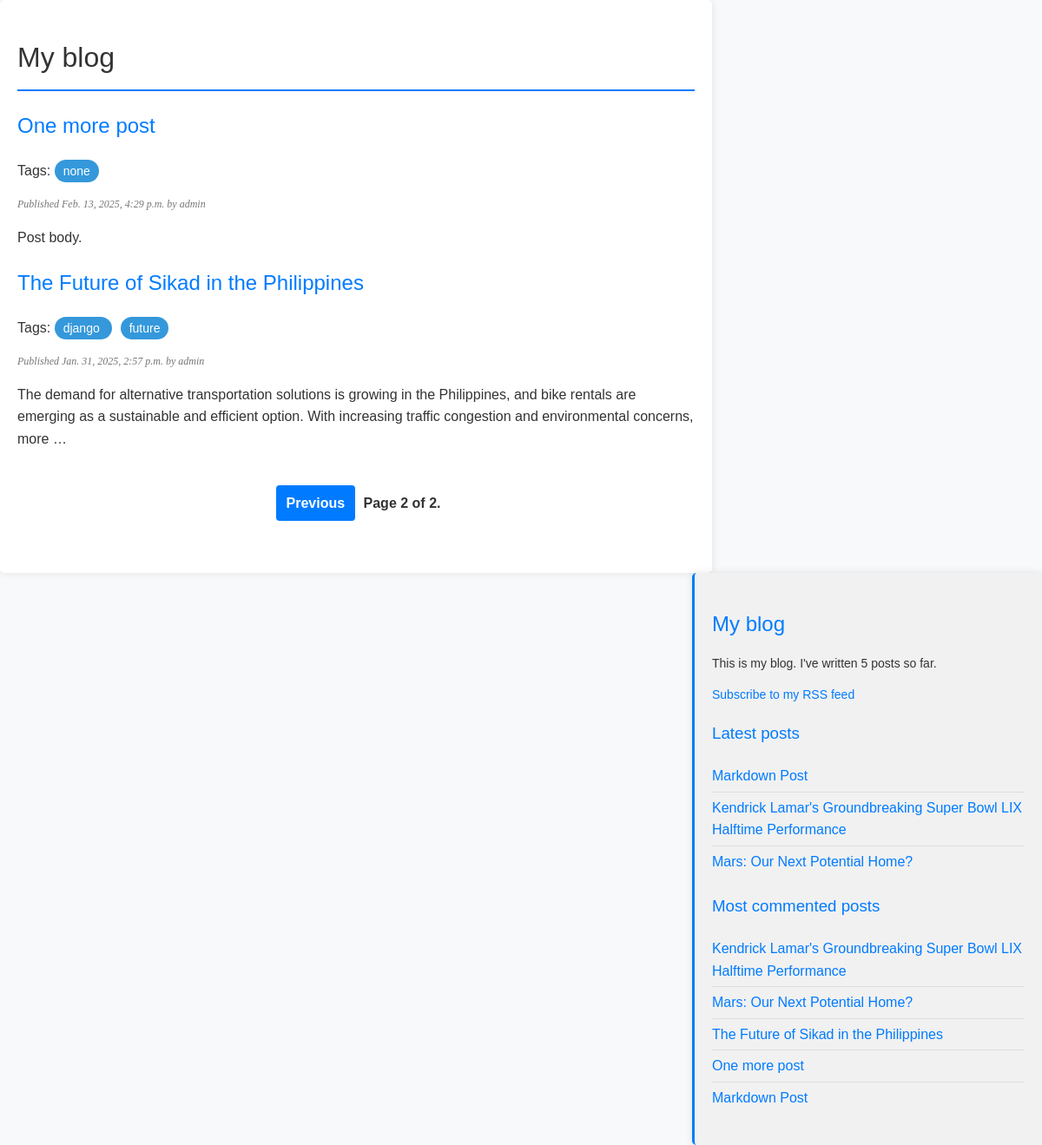
The page /blogapp/?page=2 on the database its author committed.
### blogapp/models.py (models this page shows, shortened)
class Post(models.Model):
    STATUS_CHOICES = (
        ('draft', 'Draft'),
        ('published', 'Published'),
    )
    title = models.CharField(max_length=250)
    slug = models.SlugField(max_length=250, unique_for_date='publish')
    author = models.ForeignKey(User, on_delete=models.CASCADE, related_name='blog_posts')
    body = models.TextField()
    publish = models.DateTimeField(default=timezone.now)
    created = models.DateTimeField(auto_now_add=True)
    updated = models.DateTimeField(auto_now=True)
    status = models.CharField(max_length=10, choices=STATUS_CHOICES, default='draft')
    objects = models.Manager()
    published = PublishedManager()
    tags = TaggableManager()
    class Meta:
        ordering = ('-publish',)
    def get_absolute_url(self):
        return reverse('blogapp:post_detail',
        args=[self.publish.year, self.publish.month, self.publish.day, self.slug])

### blogapp/views.py (the view)
# urls.py: path('', views.post_list, name='post_list'),
def post_list(request, tag_slug=None):
    object_list = Post.published.all()
    tag = None
    if tag_slug:
        tag = get_object_or_404(Tag, slug=tag_slug)
        object_list = object_list.filter(tags__in=[tag])
    paginator = Paginator(object_list, 3)
    page = request.GET.get('page')
    try:
        posts = paginator.page(page)
    except PageNotAnInteger:
        posts = paginator.page(1)
    except EmptyPage:
        posts = paginator.page(paginator.num_pages)
    return render(request, 'blogapp/post/list.html', {'page': page, 'posts': posts, 'tag': tag})

### blogapp/models.py (called while the page is built)
    def get_queryset(self):
        return super().get_queryset().filter(status='published')

### blogapp/templatetags/blog_tags.py (called while the page is built)
@register.simple_tag
def total_posts():
  return Post.published.count()

@register.simple_tag
def get_most_commented_posts(count=5):
  return Post.published.annotate(
    total_comments=Count('comments')
  ).order_by('-total_comments')[:count]

@register.inclusion_tag('blogapp/post/latest_posts.html')
def show_latest_posts(count=5):
  latest_posts = Post.published.order_by('-publish')[:count]
  return {'latest_posts': latest_posts}

@register.filter(name='markdown')
def markdown_format(text):
  return mark_safe(markdown.markdown(text))

### blogapp/templates/blogapp/post/list.html (shortened to what this page needs)
{% extends "blogapp/base.html" %}
{% load blog_tags %}
{% block content %}
    <h1>My blog</h1>
    {% for post in posts %}
        <h2>
            <a href="{{ post.get_absolute_url }}">
                {{ post.title }}
            </a>
        </h2>
        <p class="tags">
            Tags:
            {% for tag in post.tags.all %}
                <a href="{% url 'blogapp:post_list_by_tag' tag.slug %}">
                    {{ tag.name }}
                </a>
            {% endfor %}
        </p>
        <p class="date">
            Published {{ post.publish }} by {{ post.author }}
        </p>
        {{ post.body|markdown|truncatewords_html:30 }}
    {% endfor %}
    {% include "pagination.html" with page=posts %}
{% endblock %}

### blogapp/templates/blogapp/base.html (shortened to what this page needs)
{%load blog_tags %}
{%load static %}
<!DOCTYPE html>
<html>
<head>
    <link href="{% static 'css/blogapp.css' %}" rel="stylesheet">
</head>
<body>
    <div id="content">
        {% block content %}
        {% endblock %}
    </div>
    <div id="sidebar">
        <h2>My blog</h2>
        <p>This is my blog. I've written {% total_posts %} posts so far.</p>
        <p><a href="{% url 'blogapp:post_feed' %}">Subscribe to my RSS feed</a></p>
        <h3>Latest posts</h3>
        {% show_latest_posts 3%}
        <h3>Most commented posts</h3>
        {% get_most_commented_posts as most_commented_posts %}
        <ul>
            {% for post in most_commented_posts %}
            <li>
                <a href="{{ post.get_absolute_url }}">{{ post.title }}</a>
            </li>
            {% endfor %}
        </ul>
    </div>
</body>
</html>

### blogapp/templates/blogapp/post/latest_posts.html
<ul>
    {% for post in latest_posts %}
    <li>
        <a href="{{ post.get_absolute_url }}">{{ post.title }}</a>
    </li>
    {% endfor %}
</ul>

### blogapp/static/css/blogapp.css (style rules this page uses)
body { margin: 0; padding: 0; font-family: Arial, Helvetica, sans-serif; background-color: #f8f9fa; color: #333; line-height: 1.6; }
a { color: #007bff; text-decoration: none; transition: color 0.3s ease-in-out; }
h1, h2, h3 { font-weight: normal; }
h1 { border-bottom: 2px solid #007bff; padding-bottom: 10px; }
h2 { margin-top: 20px; }
#content { float: left; width: 65%; padding: 20px; background: #fff; box-shadow: 0 0 10px rgba(0, 0, 0, 0.1); border-radius: 5px; }
#sidebar { float: right; width: 30%; padding: 20px; background: #f1f1f1; border-left: 3px solid #007bff; border-radius: 5px; box-shadow: 0 0 10px rgba(0, 0, 0, 0.1); }
#sidebar h2, #sidebar h3 { color: #007bff; margin-bottom: 10px; }
#sidebar p { font-size: 14px; }
#sidebar ul { list-style: none; padding: 0; }
#sidebar ul li { padding: 5px 0; border-bottom: 1px solid #ddd; }
#sidebar ul li:last-child { border-bottom: none; }
p.date { color: #777; font-family: Georgia, serif; font-size: 12px; font-style: italic; }
.tags a { background-color: #3498db; color: white; padding: 5px 10px; margin-right: 10px; border-radius: 20px; font-size: 14px; }

### rows shown on the page
Post: title "One more post", publish "Feb. 13, 2025, 4:29 p.m.", author "admin", body "Post body."
Tag: name "none"
Post: title "The Future of Sikad in the Philippines", publish "Jan. 31, 2025, 2:57 p.m.", author "admin", body "The demand for alternative transportation solutions is growing in the Philippines, and bike rentals are emerging as a sustainable and efficient option. With increasing traffic congestion and environmental concerns, more …"
Tag: name "django"
Tag: name "future"
Post: title "Markdown Post"
Post: title "Kendrick Lamar's Groundbreaking Super Bowl LIX Halftime Performance"
Post: title "Mars: Our Next Potential Home?"

### other values the page prints
{{ page.number }} "2"
{{ page.paginator.num_pages }} "2"
